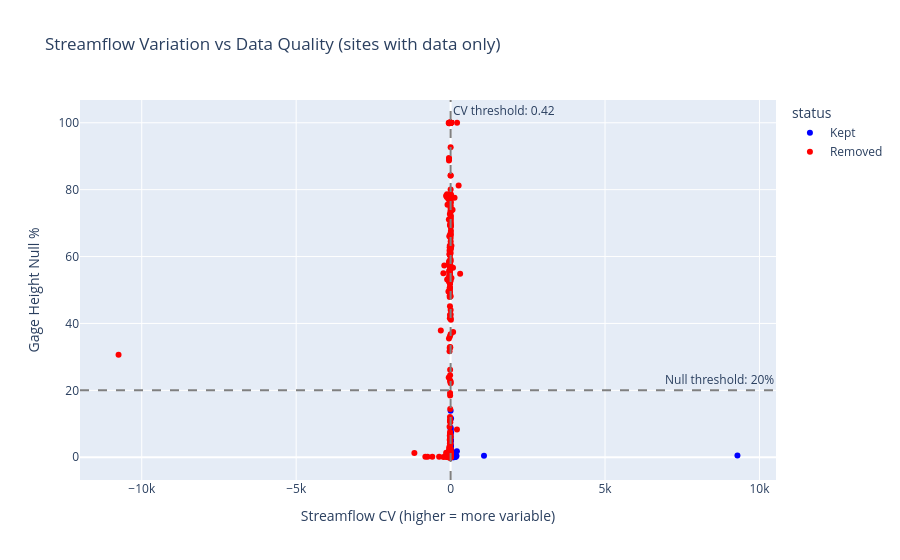

Source (notebook cell):
### Code cell
# Scatter: CV vs Null Rate (shows filtering logic)
# Only show sites that have streamflow data (non-null CV)
scatter_data = all_sites_pd.copy()

fig = px.scatter(
    scatter_data,
    x="streamflow_cv", y="gage_height_null_pct",
    color="status",
    color_discrete_map={"Kept": "blue", "Removed": "red"},
    hover_name="station_name",
    hover_data=["site_id"],
    title="Streamflow Variation vs Data Quality (sites with data only)",
    labels={"streamflow_cv": "Streamflow CV (higher = more variable)",
            "gage_height_null_pct": "Gage Height Null %"},
)
fig.add_vline(x=CV_THRESHOLD, line_dash="dash", line_color="gray",
              annotation_text=f"CV threshold: {CV_THRESHOLD:.2f}")
fig.add_hline(y=NULL_THRESHOLD, line_dash="dash", line_color="gray",
              annotation_text=f"Null threshold: {NULL_THRESHOLD}%")
fig.show()

### Figure 1 — Plotly figure (JSON) as saved in the notebook; plotly's stock layout.template omitted (floating-point values rounded to 4 significant figures; data arrays with more than 128 entries replaced by an {"elided": "..."} marker saying what was removed)
{"data": [{"customdata": {"elided": "266x1 str values"}, "hovertemplate": "<b>%{hovertext}</b><br><br>status=Kept<br>Streamflow CV (higher = more variable)=%{x}<br>Gage Height Null %=%{y}<br>site_id=%{customdata[0]}<extra></extra>", "hovertext": {"elided": "266 str values"}, "legendgroup": "Kept", "marker": {"color": "blue", "symbol": "circle"}, "mode": "markers", "name": "Kept", "orientation": "v", "showlegend": true, "type": "scatter", "x": {"elided": "266 float values"}, "xaxis": "x", "y": {"elided": "266 float values"}, "yaxis": "y"}, {"customdata": {"elided": "677x1 str values"}, "hovertemplate": "<b>%{hovertext}</b><br><br>status=Removed<br>Streamflow CV (higher = more variable)=%{x}<br>Gage Height Null %=%{y}<br>site_id=%{customdata[0]}<extra></extra>", "hovertext": {"elided": "677 str values"}, "legendgroup": "Removed", "marker": {"color": "red", "symbol": "circle"}, "mode": "markers", "name": "Removed", "orientation": "v", "showlegend": true, "type": "scatter", "x": {"elided": "677 float values"}, "xaxis": "x", "y": {"elided": "677 float values"}, "yaxis": "y"}], "layout": {"annotations": [{"showarrow": false, "text": "CV threshold: 0.42", "x": 0.4227, "xanchor": "left", "xref": "x", "y": 1, "yanchor": "top", "yref": "y domain"}, {"showarrow": false, "text": "Null threshold: 20%", "x": 1, "xanchor": "right", "xref": "x domain", "y": 20, "yanchor": "bottom", "yref": "y"}], "legend": {"title": {"text": "status"}, "tracegroupgap": 0}, "shapes": [{"line": {"color": "gray", "dash": "dash"}, "type": "line", "x0": 0.4227, "x1": 0.4227, "xref": "x", "y0": 0, "y1": 1, "yref": "y domain"}, {"line": {"color": "gray", "dash": "dash"}, "type": "line", "x0": 0, "x1": 1, "xref": "x domain", "y0": 20, "y1": 20, "yref": "y"}], "title": {"text": "Streamflow Variation vs Data Quality (sites with data only)"}, "xaxis": {"anchor": "y", "domain": [0, 1], "title": {"text": "Streamflow CV (higher = more variable)"}}, "yaxis": {"anchor": "x", "domain": [0, 1], "title": {"text": "Gage Height Null %"}}}}
